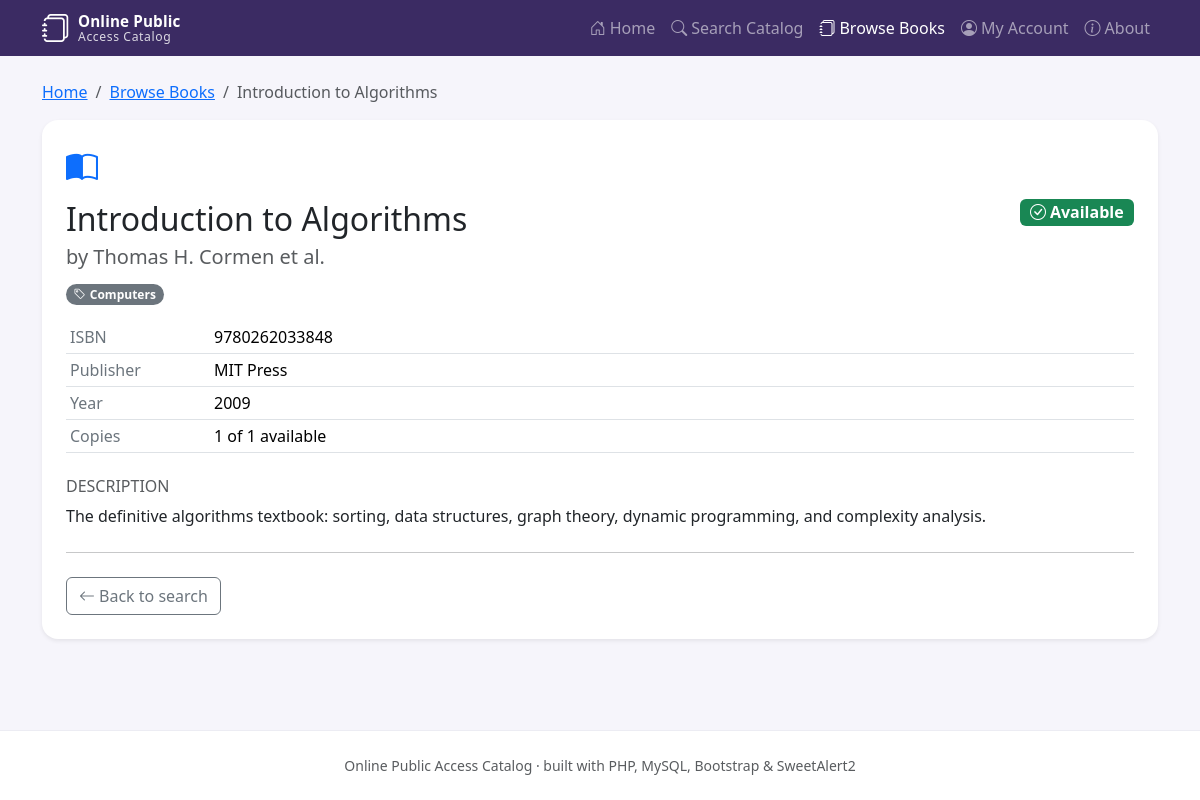
Screenshot of /book/12 with the database file from the repository.
### tables this page shows
CREATE TABLE IF NOT EXISTS `books` (
  `id`               INT UNSIGNED    NOT NULL AUTO_INCREMENT,
  `title`            VARCHAR(255)    NOT NULL,
  `author`           VARCHAR(255)    NOT NULL,
  `isbn`            VARCHAR(20)     DEFAULT NULL,
  `publisher`       VARCHAR(255)    DEFAULT NULL,
  `category`        VARCHAR(100)    DEFAULT NULL,
  `year`            SMALLINT UNSIGNED DEFAULT NULL,
  `copies`          INT UNSIGNED    NOT NULL DEFAULT 1,
  `available_copies` INT UNSIGNED   NOT NULL DEFAULT 1,
  `description`     TEXT            DEFAULT NULL,
  `cover_url`       VARCHAR(500)    DEFAULT NULL,
  `created_at`      TIMESTAMP       NOT NULL DEFAULT CURRENT_TIMESTAMP,
  `updated_at`      TIMESTAMP       NOT NULL DEFAULT CURRENT_TIMESTAMP ON UPDATE CURRENT_TIMESTAMP,
  PRIMARY KEY (`id`),
  KEY `idx_books_author`   (`author`),
  KEY `idx_books_category` (`category`),
  KEY `idx_books_title`    (`title`)
);

### api/includes/config.php (called while the page is built, shortened)
<?php
function db(): PDO
{
    static $pdo = null;
    $url = (string) getenv('DATABASE_URL');
    if (str_starts_with($url, 'mysql://')) {
        $parts = parse_url($url) ?: [];
        $host = $parts['host'] ?? '127.0.0.1';
        $port = $parts['port'] ?? 3306;
        $name = ltrim($parts['path'] ?? '/opac', '/');
        $dsn  = sprintf('mysql:host=%s;port=%d;dbname=%s;charset=utf8mb4', $host, $port, $name);
        $user = urldecode($parts['user'] ?? 'root');
        $pass = urldecode($parts['pass'] ?? '');
    } elseif ($url !== '') {
        $dsn  = $url;
        $user = getenv('DB_USER') ?: null;
        $pass = getenv('DB_PASS') ?: null;
    } else {
        $dsn  = 'mysql:host=127.0.0.1;port=3306;dbname=opac;charset=utf8mb4';
        $user = 'root';
        $pass = '';
    }
    try {
        $pdo = new PDO($dsn, $user, $pass, [
            PDO::ATTR_ERRMODE            => PDO::ERRMODE_EXCEPTION,
            PDO::ATTR_DEFAULT_FETCH_MODE => PDO::FETCH_ASSOC,
            PDO::ATTR_EMULATE_PREPARES   => false,
        ]);
    } catch (PDOException $e) {
        http_response_code(500);
        $detail = getenv('APP_DEBUG') ? $e->getMessage() : 'Database connection failed. Check DATABASE_URL / MySQL service.';
        if (str_contains($_SERVER['HTTP_ACCEPT'] ?? '', 'application/json')) {
            header('Content-Type: application/json; charset=utf-8');
            echo json_encode(['ok' => false, 'message' => $detail]);
        } else {
            echo '<!doctype html><html lang="en"><body style="font-family:system-ui;padding:3rem">'
               . '<h1>Database error</h1><p>' . htmlspecialchars($detail) . '</p></body></html>';
        }
        exit;
    }
    return $pdo;
}
function base_url(): string
{
    static $base = null;
    if ($base !== null) {
        return $base;
    }
    $docRoot = str_replace('\\', '/', rtrim((string) ($_SERVER['DOCUMENT_ROOT'] ?? ''), '/'));
    $appRoot = str_replace('\\', '/', dirname(__DIR__, 2));
    if ($docRoot !== '' && $appRoot !== '' && str_starts_with($appRoot . '/', $docRoot . '/')) {
        $base = substr($appRoot, strlen($docRoot));
    }
    return $base = ($base === '/' || $base === false) ? '' : (string) $base;
}
function url(string $path = '/'): string
{
    return base_url() . '/' . ltrim($path, '/');
}

### api/includes/helpers.php (called while the page is built, shortened)
<?php
function e(?string $value): string
{
    return htmlspecialchars((string) $value, ENT_QUOTES | ENT_SUBSTITUTE, 'UTF-8');
}
function availability(array $book): array
{
    $total = (int) $book['copies'];
    $avail = (int) $book['available_copies'];
    return ['label' => 'Available', 'class' => 'success', 'icon' => 'check-circle'];
}
    ?>

### api/book.php (the view, shortened to what this page needs)
<?php
require_once __DIR__ . '/includes/config.php';
require_once __DIR__ . '/includes/helpers.php';
require_once __DIR__ . '/includes/layout.php';
$id = filter_var($_GET['id'] ?? '', FILTER_VALIDATE_INT, ['options' => ['min_range' => 1]]);
$stmt = $id
    ? db()->prepare('SELECT * FROM books WHERE id = ? LIMIT 1')
    : null;
if ($stmt) {
    $stmt->execute([$id]);
    $book = $stmt->fetch();
} else {
    $book = false;
}
    ?>
    <?php
$availability = availability($book);
?>
<div class="container py-4">
    <nav aria-label="breadcrumb">
        <ol class="breadcrumb small">
            <li class="breadcrumb-item"><a href="<?= e(url('/')) ?>">Home</a></li>
            <li class="breadcrumb-item"><a href="<?= e(url('/browse')) ?>">Browse Books</a></li>
            <li class="breadcrumb-item active" aria-current="page"><?= e($book['title']) ?></li>
        </ol>
    </nav>
    <div class="card border-0 shadow-sm" style="border-radius: 1rem;">
        <div class="card-body p-4">
            <div class="row g-4">
                <div class="col-12">
                    <div class="d-flex flex-wrap align-items-start justify-content-between gap-2">
                        <div>
                            <i class="bi bi-book-half text-primary fs-2 d-block mb-2"></i>
                            <h1 class="h2 mb-1"><?= e($book['title']) ?></h1>
                            <p class="text-muted fs-5 mb-2">by <?= e($book['author']) ?></p>
                        </div>
                        <span class="badge text-bg-<?= e($availability['class']) ?> fs-6 align-self-center">
                            <i class="bi bi-<?= e($availability['icon']) ?> me-1"></i><?= e($availability['label']) ?>
                        </span>
                    </div>
                    <?php if ($book['category']): ?>
                        <span class="badge rounded-pill text-bg-secondary mb-3">
                            <i class="bi bi-tag me-1"></i><?= e($book['category']) ?>
                        </span>
                    <?php endif; ?>
                    <table class="meta-table table table-sm">
                        <tbody>
                        <?php if ($book['isbn']): ?>
                            <tr>
                                <td>ISBN</td>
                                <td><?= e($book['isbn']) ?></td>
                            </tr>
                        <?php endif; ?>
                        <?php if ($book['publisher']): ?>
                            <tr>
                                <td>Publisher</td>
                                <td><?= e($book['publisher']) ?></td>
                            </tr>
                        <?php endif; ?>
                        <?php if ($book['year']): ?>
                            <tr>
                                <td>Year</td>
                                <td><?= e((string) $book['year']) ?></td>
                            </tr>
                        <?php endif; ?>
                        <tr>
                            <td>Copies</td>
                            <td><?= (int) $book['available_copies'] ?> of <?= (int) $book['copies'] ?> available</td>
                        </tr>
                        </tbody>
                    </table>
                    <?php if (trim((string) $book['description']) !== ''): ?>
                        <h2 class="h6 text-uppercase text-muted mt-4">Description</h2>
                        <p class="mb-0" style="white-space: pre-line;"><?= e($book['description']) ?></p>
                    <?php endif; ?>
                    <hr class="my-4">
                    <a href="<?= e(url('/search')) ?>" class="btn btn-outline-secondary">
                        <i class="bi bi-arrow-left me-1"></i>Back to search
                    </a>
                </div>
            </div>
        </div>
    </div>
</div>

### assets/css/styles.css (style rules this page uses)
:root { --opac-primary: #7c3aed; --opac-dark: #3b2b63; }
body { min-height: 100vh; display: flex; flex-direction: column; background-color: #f6f5fb; }
.meta-table td:first-child { color: #6c757d; width: 9rem; font-weight: 500; }

### rows the page displays
books: title "Introduction to Algorithms", author "Thomas H. Cormen et al.", category "Computers", isbn "9780262033848", publisher "MIT Press", year "2009", available_copies "1", copies "1", description "The definitive algorithms textbook: sorting, data structures, graph theory, dynamic programming, and complexity analysis."

### other values shown
$item['label'] "Home"
$item['label'] "Search Catalog"
$item['label'] "Browse Books"
$item['label'] "My Account"
$item['label'] "About"
$availability['label'] "Available"
